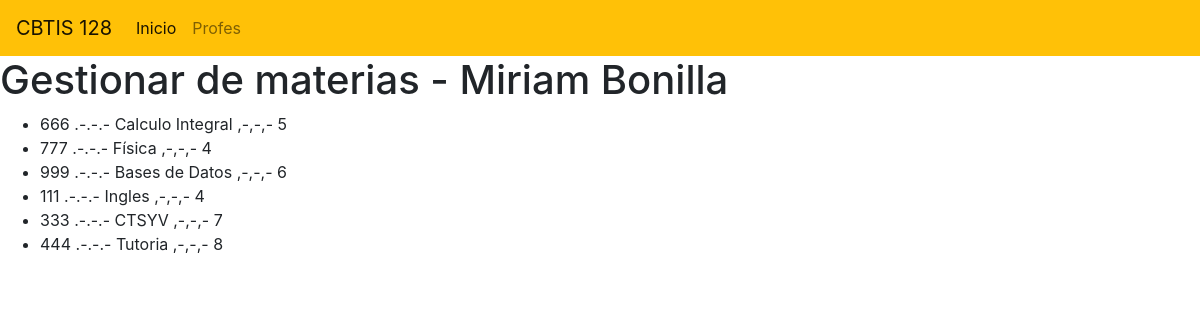
The page / on the database its author committed.
### materia_app/models.py (models this page shows, shortened)
class Materia(models.Model):
    codigo = models.CharField(primary_key=True,  max_length=6)
    nombre = models.CharField(max_length=100)
    creditos =  models.PositiveSmallIntegerField()

### materia_app/views.py (the view)
# urls.py: path('', views.inicio_vista, name='inicio_vista'),
def inicio_vista(request):
    ListadoMaterias=Materia.objects.all()
    return render(request, "gestionarMateria.html",{"lasmaterias":ListadoMaterias})

### materia_app/templates/gestionarMateria.html (shortened to what this page needs)
{% extends "base.html" %}
{% block cuerpo %}
<h1>Gestionar de materias - Miriam Bonilla</h1>
<ul>
    {% for m in lasmaterias %}
    <li>{{ m.codigo }} .-.-.- {{ m.nombre }} ,-,-,- {{ m.creditos }}</li>
    {% endfor %}
</ul>
{% endblock %}

### materia_app/templates/base.html (shortened to what this page needs)
<!DOCTYPE html>
<html lang="en">
<head>
    <link rel="stylesheet" href="https://cdn.jsdelivr.net/npm/bootstrap@4.6.2/dist/css/bootstrap.min.css">
</head>
<body>
<nav class="navbar navbar-expand-lg navbar-light bg-warning">
    <a class="navbar-brand" href="#">CBTIS 128</a>
    <div class="collapse navbar-collapse" id="navbarNav">
        <ul class="navbar-nav">
            <li class="nav-item active">
                <a class="nav-link" href="#">Inicio <span class="sr-only">(current)</span></a>
            </li>
            <li class="nav-item">
                <a class="nav-link" href="#">Profes</a>
            </li>
        </ul>
    </div>
</nav>
    {% block cuerpo %} {% endblock %}
</body>
</html>

### rows shown on the page
Materia: codigo "666", nombre "Calculo Integral", creditos "5"
Materia: codigo "777", nombre "Física", creditos "4"
Materia: codigo "999", nombre "Bases de Datos", creditos "6"
Materia: codigo "111", nombre "Ingles", creditos "4"
Materia: codigo "333", nombre "CTSYV", creditos "7"
Materia: codigo "444", nombre "Tutoria", creditos "8"
